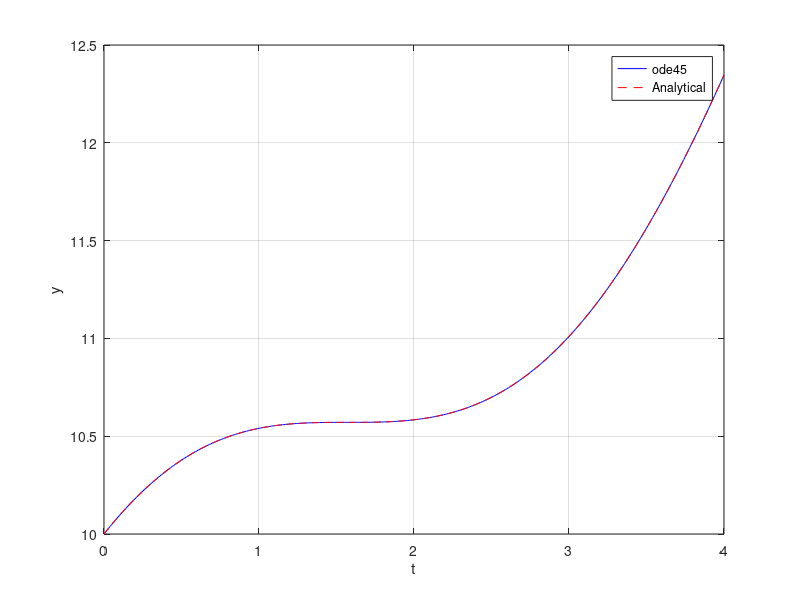

Reproduce this figure in MATLAB.
% HW5 문제 04: 1차 미분방정식의 ode45 해
% 원문 조건 및 가정: README.md
results=struct();
opts=odeset('RelTol',1e-9,'AbsTol',1e-11);
[t,y]=ode45(@(t,y)1-sin(t),linspace(0,4,401),10,opts);
exact=t+cos(t)+9;
results.final_y=y(end); results.max_abs_error=max(abs(y-exact));
assert(results.max_abs_error<1e-6 && y(1)==10);
figure; plot(t,y,'b-',t,exact,'r--'); grid on; xlabel('t'); ylabel('y'); legend('ode45','Analytical','Location','best');
